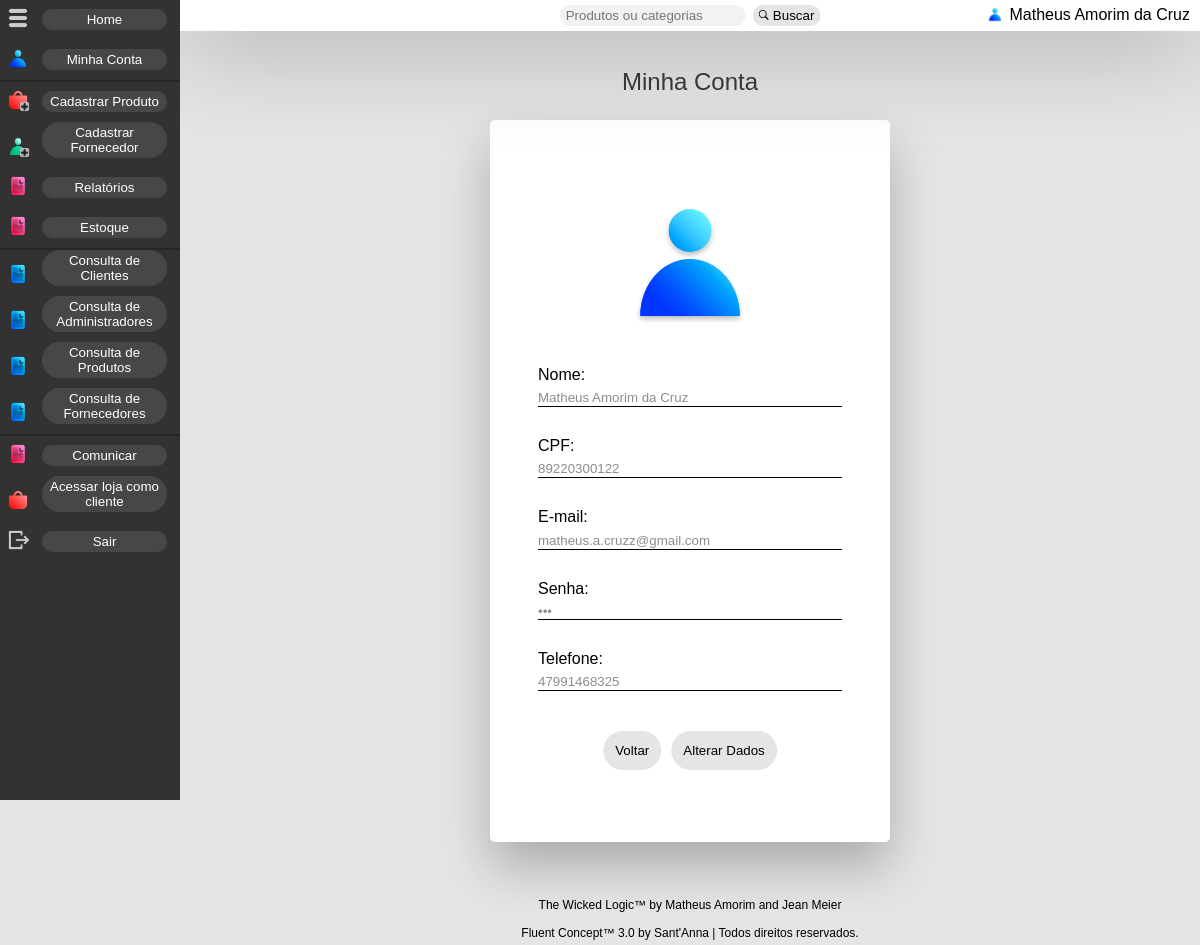
/sa/minha_conta_administradores.php (signed in), run on the app's committed database.
### tables this page shows
CREATE TABLE `tb_administradores` (
  `id_administradores` int(10) UNSIGNED NOT NULL,
  `nome_administradores` varchar(161) NOT NULL,
  `cpf_administradores` varchar(15) NOT NULL,
  `email_administradores` varchar(345) NOT NULL,
  `senha_administradores` varchar(14) NOT NULL,
  `telefone_administradores` varchar(16) NOT NULL,
  `tb_imagens_id_imagens` int(10) UNSIGNED DEFAULT NULL
);

### sa/minha_conta_administradores.php (the view, shortened to what this page needs)
<?php
	require_once 'funcoes/conexao.php';
	mysqli_query($conexao,"set names 'utf8'");
	$login_admin = $_SESSION['cpf_administradores'];
	$senha_admin = $_SESSION['senha_administradores'];
	$SQL = "select id_administradores from tb_administradores where cpf_administradores='$login_admin' AND senha_administradores='$senha_admin'";
	$result_id = mysqli_query($conexao, $SQL) or die("Erro no banco de dados.");
	$dados = mysqli_fetch_array($result_id);
	$id =  $dados["id_administradores"];
	$resultado = mysqli_query($conexao, "select nome_administradores, cpf_administradores, email_administradores, senha_administradores, telefone_administradores from tb_administradores where  id_administradores = $id");
	while($registro=mysqli_fetch_array($resultado)){
		$nome_administradores=$registro["nome_administradores"];
		$cpf_administradores=$registro["cpf_administradores"];
		$email_administradores=$registro["email_administradores"];
		$senha_administradores=$registro["senha_administradores"];
		$telefone_administradores=$registro["telefone_administradores"];
	}
?>
<!DOCTYPE html>
<html>
<head>
	<link rel="stylesheet" href="css/style-default.css">
</head>
<body>
    <?php include "header_adm.php";?>
	<main>
		<div class="painel">
			<h2>Minha Conta</h2>
			<div class="conteudo-painel">
				<form action="alterar_dados_administradores.php" method="POST">
					<div class="campo">
						<img src="img/user.png" class="img_upload">
					</div>
					<div class="campo">
						<label for="nome_administradores">Nome:</label>
						<textarea type="text" class="campoTexto"  name="nome_clientes" id="disabled"><?php echo $nome_administradores ?></textarea>
					</div>
                    <div class="campo">
						<label for="cpf_administradores">CPF:</label>
						<textarea type="text" class="campoTexto"  name="cpf_administradores" id="disabled"><?php echo $cpf_administradores ?></textarea>
					</div>
					<div class="campo">
						<label for="email_administradores">E-mail:</label>
						<textarea type="password" class="campoTexto"  name="email_administradores" id="disabled"><?php echo $email_administradores ?></textarea>
					</div>
					<div class="campo">
						<label for="senha_administradores">Senha:</label>
						<input type="password" class="campoTexto"  name="senha_administradores" id="disabled" value=<?php echo $senha_administradores?>>
					</div>
					<div class="campo">
						<label for="telefone_administradores">Telefone:</label>
						<textarea type="text" class="campoTexto"  name="telefone_administradores" id="disabled"><?php echo $telefone_administradores ?></textarea>
					</div>
					<div class="buttons">
							<div>
                     	       <button class="voltar" type="button" onclick="window.location.href = 'home_adm.php';">Voltar
							</button>
                    	   </div>
                     	   <div>
                        	    <button class="botao" type="submit">Alterar Dados</button>
                      	  </div>
					</div>
				</form>
			</div>
		</div>
		<?php include "footer.php";?>
	</main>
</body>
</html>

### sa/css/style-default.css (style rules this page uses)
* { font-family: Arial, Helvetica, sans-serif; font-weight: normal; padding: 0; margin: 0; list-style: none; text-decoration: none; }
body { background-color: rgba(0, 0, 0, 0.1); }
#disabled { color: rgba(0, 0, 0, 0.45); border-color: black; }
button { width: auto; background-color: rgba(0, 0, 0, 0.1); border: 0; border-radius: 50px; padding: 3px 6px 3px 6px; }
.buttons { width: max-content; position: relative; display: flex; flex-direction: row; left: 50%; transform: translate(-50%, 0); margin: 24px 0 24px 0; }
.buttons button { padding: 12px; margin: 0 5px; }
.painel { position: relative; z-index: 0; width: 400px; margin: 24px auto 12px auto; display: flex; flex-direction: column; }
.painel h2 { width: max-content; text-align: center; color: rgba(0, 0, 0, 0.75); margin: 5% 0 24px 0; position: relative; left: 50%; transform: translate(-50%, 0); }
.conteudo-painel { padding: 48px; border-radius: 5px; background-color: white; box-shadow: 0 25px 50px rgba(0, 0, 0, 0.25); margin-bottom: 5%; }
.img_upload { width: 50%; display: flex; position: relative; left: 50%; transform: translate(-50%, 0); margin-bottom: 10%; }
.campo { margin-top: 5%; }
.campoTexto { width: 100%; float: left; border: 0; border-bottom: 1px solid; margin-top: 2%; margin-bottom: 5%; }

### sa/minha_conta_administradores.php (style rules this page uses)
textarea { resize: none; display:block; height: 1rem; }

### sa/header_adm.php (style rules this page uses)
main { margin-left: 180px; padding-top: 24px; }

### data on the page
tb_administradores: nome_clientes "Matheus Amorim da Cruz", cpf_administradores "89220300122", email_administradores "matheus.a.cruzz@gmail.com", telefone_administradores "47991468325"

### other printed values
$_SESSION['nome_administradores'] "Matheus Amorim da Cruz"
